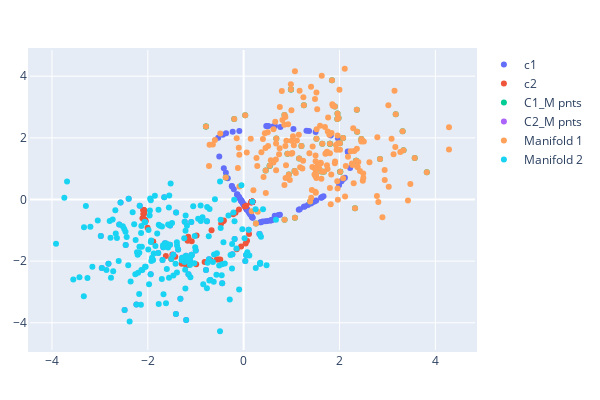

This figure's notebook cell:
### Code cell
# plot anchor points
plot_anchor_points_c1 =  (anchor_points[0,:,:].T * y_ks[0,:]).T
plot_anchor_points_c2 = (anchor_points[1,:,:].T * y_ks[1,:]).T
fig = go.Figure()
fig.add_trace(go.Scatter(x=plot_anchor_points_c1[:,0],y=plot_anchor_points_c1[:,1],mode='markers', name='c1'))
fig.add_trace(go.Scatter(x=plot_anchor_points_c2[:,0],y=plot_anchor_points_c2[:,1],mode='markers', name='c2'))
fig.add_trace(go.Scatter(x=cloud1_M[:,0], y=cloud1_M[:,1],mode='markers',  name="C1_M pnts"))
fig.add_trace(go.Scatter(x=cloud2_M[:,0], y=cloud2_M[:,1],mode='markers',  name="C2_M pnts"))
fig.add_trace(go.Scatter(x=cloud1[:,0], y=cloud1[:,1], name='Manifold 1', mode='markers'))
fig.add_trace(go.Scatter(x=cloud2[:,0], y=cloud2[:,1], name='Manifold 2', mode='markers'))
fig.update_layout(width=600, height=400,    
                  margin=dict(
                            l=30,
                            r=30,
                            b=50,
                            t=50,
                            pad=2
                        ),)
fig.show()
